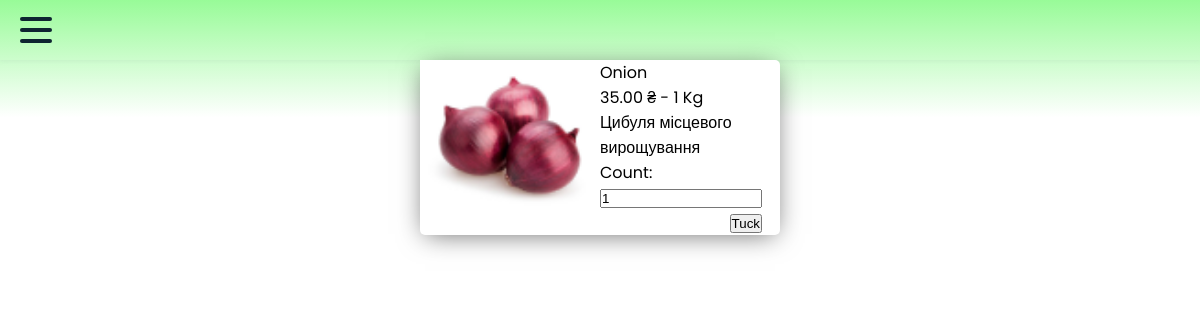
Page /category/6/6/ on the committed database.
### Product_shop_2/models.py (models this page shows, shortened)
class Product(models.Model):
    name = models.CharField(max_length=100)
    category = models.ForeignKey(Category, on_delete=models.SET_NULL, null=True)
    description = models.CharField(max_length=100)
    price = models.DecimalField(max_digits=7, decimal_places=2)
    icon = models.ForeignKey(Icon, on_delete=models.SET_NULL, null=True)
    unit = models.ForeignKey(Unit, on_delete=models.SET_NULL, null=True, blank=True)

class Unit(models.Model):   #Одиниці міри та продажу
    name = models.CharField(max_length=50)
    def __str__(self):
        return f"{self.name}"

### Product_shop_2/views.py (the view)
# urls.py: path('<int:cat>/<int:product>/', add_product),
def add_product(request, cat, product):
    context = Product.objects.all()
    category = Category.objects.all()
    info = Product.objects.get(id=product)
    cat_in_time = Product.objects.filter(category=cat)
    form = CardForms(request.GET)
    return render(template_name="Add_product.html", request=request, context={"product_list": context,
                                                                               "category": category,
                                                                               "cat_in_time": [cat_in_time],
                                                                              'form': form,
                                                                              "info": info,
                                                                              'cat': cat})

### Product_shop_2/forms.py
class CardForms(forms.Form):
    count_all = forms.IntegerField(label="Count:", required=False, min_value=1)
    name = forms.CharField(label="name", max_length=100)
    category = forms.CharField(max_length=100)
    price = forms.DecimalField(max_digits=7, decimal_places=2)
    description = forms.CharField(max_length=100)
    icon = forms.ImageField()
    name_unit = forms.CharField(max_length=50)
    base64 = forms.TextInput()
    def __init__(self, request, *args, **kwargs):
        super(CardForms, self).__init__(*args, **kwargs)
        self.initial['count_all'] = 1

### templates/Add_product.html (shortened to what this page needs)
{% extends 'base.html' %}
{% load static %}
{% block content %}
<div class="all_add_form">
    <form method="GET" action="http://127.0.0.1:8000/category/{{ cat }}" class="add_form">
        <div class="icon-form">
            <label><a><img></a></label>
        </div>
        <div class="cont_info">
            <div>
                <label>{{ info.name }}</label>
            </div>
            <div>
                <p>{{ info.price }} ₴ - {{ info.unit }}</p>
            </div>
            <div>
                <label>{{ info.description }}</label>
            </div>
            <div>
                <label>{{ form.count_all.label }}</label>
                <input name="count_name" value="1" class="inp_block">
            </div>
            <div>
                <div class="btn_box">
                    <button type="submit">Tuck</button>
                </div>
            </div>
        </div>
    </form>
</div>
{% endblock %}

### Product_shop_2/static/css/16.css (style rules this page uses)
* { margin: 0; padding: 0; box-sizing: border-box; }
body { font-family: "Poppins", sans-serif; background-image: linear-gradient(0deg, white, white, PaleGreen); background-repeat: no-repeat; }
.add_form { display: flex; width: 30%; box-shadow: 0 1px 10px rgb(146 161 176 / 15%); border 0.5 solid black; background: white; border-radius: 5px; box-shadow: 0px 4px 25px -5px rgba(0,0,0,0.6); }
.btn_box { text-align: right; }
.icon-form { width: 50%; }
.cont_info { width: 50%; }
.icon-form img { height: 90%; }
img { 100х111; }
.inp_block { width: 90%; }
.btn_box { position: relative; right: 10%; }
.all_add_form .add_form { position: relative; left: 35%; }

### rows in the picture
Product: name "Onion", price "35.00", unit "1 Kg", description "Цибуля місцевого вирощування"
